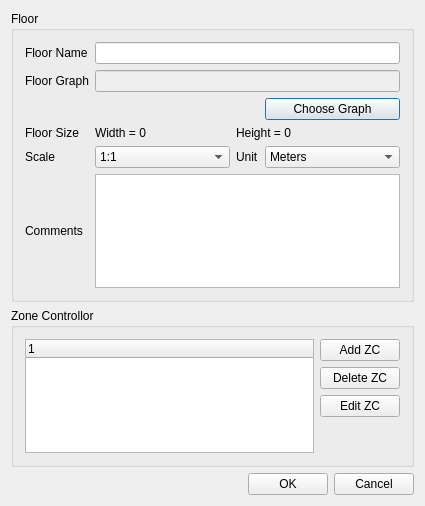
<?xml version="1.0" encoding="UTF-8"?>
<ui version="4.0">
 <class>FLCreateFloorDlg</class>
 <widget class="QDialog" name="FLCreateFloorDlg">
  <property name="geometry">
   <rect>
    <x>0</x>
    <y>0</y>
    <width>425</width>
    <height>506</height>
   </rect>
  </property>
  <property name="windowTitle">
   <string>Create new floor</string>
  </property>
  <layout class="QGridLayout" name="gridLayout_3">
   <item row="0" column="0" colspan="3">
    <widget class="QGroupBox" name="groupBox">
     <property name="title">
      <string>Floor</string>
     </property>
     <layout class="QGridLayout" name="gridLayout">
      <item row="0" column="0">
       <widget class="QLabel" name="label">
        <property name="sizePolicy">
         <sizepolicy hsizetype="Fixed" vsizetype="Preferred">
          <horstretch>0</horstretch>
          <verstretch>0</verstretch>
         </sizepolicy>
        </property>
        <property name="text">
         <string>Floor Name</string>
        </property>
       </widget>
      </item>
      <item row="0" column="1" colspan="3">
       <widget class="QLineEdit" name="leName"/>
      </item>
      <item row="1" column="0">
       <widget class="QLabel" name="label_2">
        <property name="text">
         <string>Floor Graph</string>
        </property>
       </widget>
      </item>
      <item row="1" column="1" colspan="3">
       <widget class="QLineEdit" name="leGraph">
        <property name="enabled">
         <bool>false</bool>
        </property>
       </widget>
      </item>
      <item row="2" column="3">
       <widget class="QPushButton" name="pushButton">
        <property name="text">
         <string>Choose Graph</string>
        </property>
       </widget>
      </item>
      <item row="3" column="0">
       <widget class="QLabel" name="label_8">
        <property name="text">
         <string>Floor Size</string>
        </property>
       </widget>
      </item>
      <item row="3" column="1">
       <widget class="QLabel" name="lbl_floor_width">
        <property name="text">
         <string>Width = 0</string>
        </property>
       </widget>
      </item>
      <item row="3" column="2" colspan="2">
       <widget class="QLabel" name="lbl_floor_height">
        <property name="text">
         <string>Height = 0</string>
        </property>
       </widget>
      </item>
      <item row="4" column="0">
       <widget class="QLabel" name="label_7">
        <property name="text">
         <string>Scale</string>
        </property>
       </widget>
      </item>
      <item row="4" column="1">
       <widget class="QComboBox" name="cb_scale">
        <item>
         <property name="text">
          <string>1:1</string>
         </property>
        </item>
        <item>
         <property name="text">
          <string>1:2</string>
         </property>
        </item>
        <item>
         <property name="text">
          <string>1:5</string>
         </property>
        </item>
        <item>
         <property name="text">
          <string>1:10</string>
         </property>
        </item>
        <item>
         <property name="text">
          <string>1:20</string>
         </property>
        </item>
        <item>
         <property name="text">
          <string>1:50</string>
         </property>
        </item>
        <item>
         <property name="text">
          <string>1:100</string>
         </property>
        </item>
        <item>
         <property name="text">
          <string>1:200</string>
         </property>
        </item>
        <item>
         <property name="text">
          <string>1:500</string>
         </property>
        </item>
        <item>
         <property name="text">
          <string>1:1000</string>
         </property>
        </item>
        <item>
         <property name="text">
          <string>1:2000</string>
         </property>
        </item>
        <item>
         <property name="text">
          <string>1:5000</string>
         </property>
        </item>
       </widget>
      </item>
      <item row="4" column="2">
       <widget class="QLabel" name="label_3">
        <property name="sizePolicy">
         <sizepolicy hsizetype="Fixed" vsizetype="Preferred">
          <horstretch>0</horstretch>
          <verstretch>0</verstretch>
         </sizepolicy>
        </property>
        <property name="text">
         <string>Unit</string>
        </property>
       </widget>
      </item>
      <item row="4" column="3">
       <widget class="QComboBox" name="comboBox">
        <item>
         <property name="text">
          <string>Meters</string>
         </property>
        </item>
        <item>
         <property name="text">
          <string>Yards</string>
         </property>
        </item>
        <item>
         <property name="text">
          <string>Feet</string>
         </property>
        </item>
        <item>
         <property name="text">
          <string>Inches</string>
         </property>
        </item>
        <item>
         <property name="text">
          <string>Centimeters</string>
         </property>
        </item>
       </widget>
      </item>
      <item row="5" column="0">
       <widget class="QLabel" name="label_4">
        <property name="text">
         <string>Comments</string>
        </property>
       </widget>
      </item>
      <item row="5" column="1" colspan="3">
       <widget class="QTextEdit" name="textEdit"/>
      </item>
     </layout>
    </widget>
   </item>
   <item row="1" column="0" colspan="3">
    <widget class="QGroupBox" name="groupBox_2">
     <property name="title">
      <string>Zone Controllor</string>
     </property>
     <layout class="QGridLayout" name="gridLayout_2">
      <item row="0" column="0" rowspan="4">
       <widget class="FLTreeWidget" name="treeWidget">
        <column>
         <property name="text">
          <string notr="true">1</string>
         </property>
        </column>
       </widget>
      </item>
      <item row="0" column="1">
       <widget class="QPushButton" name="pbAdd">
        <property name="text">
         <string>Add ZC</string>
        </property>
       </widget>
      </item>
      <item row="1" column="1">
       <widget class="QPushButton" name="pbDelete">
        <property name="text">
         <string>Delete ZC</string>
        </property>
       </widget>
      </item>
      <item row="2" column="1">
       <widget class="QPushButton" name="pbEdit">
        <property name="text">
         <string>Edit ZC</string>
        </property>
       </widget>
      </item>
      <item row="3" column="1">
       <spacer name="verticalSpacer">
        <property name="orientation">
         <enum>Qt::Vertical</enum>
        </property>
        <property name="sizeHint" stdset="0">
         <size>
          <width>20</width>
          <height>52</height>
         </size>
        </property>
       </spacer>
      </item>
     </layout>
    </widget>
   </item>
   <item row="2" column="0">
    <spacer name="horizontalSpacer">
     <property name="orientation">
      <enum>Qt::Horizontal</enum>
     </property>
     <property name="sizeHint" stdset="0">
      <size>
       <width>242</width>
       <height>20</height>
      </size>
     </property>
    </spacer>
   </item>
   <item row="2" column="1">
    <widget class="QPushButton" name="okButton">
     <property name="text">
      <string>OK</string>
     </property>
    </widget>
   </item>
   <item row="2" column="2">
    <widget class="QPushButton" name="cancelButton">
     <property name="text">
      <string>Cancel</string>
     </property>
    </widget>
   </item>
  </layout>
 </widget>
 <layoutdefault spacing="6" margin="11"/>
 <customwidgets>
  <customwidget>
   <class>FLTreeWidget</class>
   <extends>QTreeWidget</extends>
   <header>fltreewidget.h</header>
  </customwidget>
 </customwidgets>
 <resources/>
 <connections/>
</ui>
